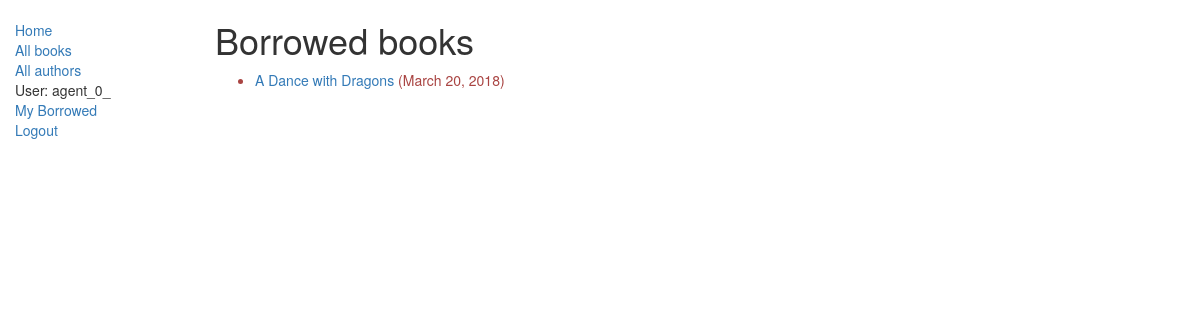
Page /catalog/mybooks/ (signed in) on the earlier database version.
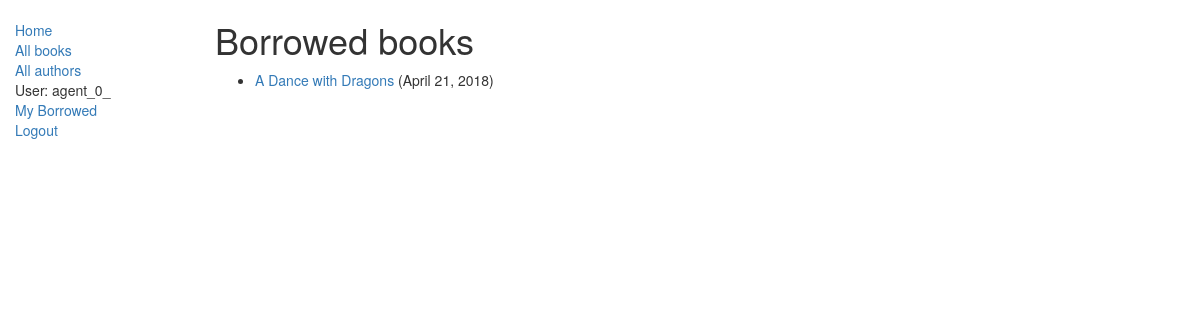
Same page on the later database version.
### catalog/models.py (models this page shows, shortened)
class BookInstance(models.Model):
    LOAN_STATUS = (
        ('m', 'Maintenance'),
        ('o', 'On loan'),
        ('a', 'Available'),
        ('r', 'Reserved'),
    )
    id = models.UUIDField(primary_key=True, default=uuid.uuid4, help_text='Unique ID for this particular book across whole library')
    book = models.ForeignKey('Book', on_delete=models.SET_NULL, null=True)
    imprint = models.CharField(max_length=200)
    due_back = models.DateField(null=True, blank=True)
    status = models.CharField(max_length=1, choices=LOAN_STATUS, blank=True, default='m', help_text='Book availability')
    borrower = models.ForeignKey(User, on_delete=models.SET_NULL, null=True, blank=True)
    class Meta:
        ordering = ["due_back"]
    @property
    def is_overdue(self):
        if self.due_back and date.today() > self.due_back:
            return True
        return False

class Book(models.Model):
    title = models.CharField(max_length=200)
    author = models.ForeignKey('Author', on_delete=models.SET_NULL, null=True)
    summary = models.TextField(max_length=1000, help_text='Enter a brief description of the book')
    isbn = models.CharField('ISBN', max_length=13, help_text='13 Character <a href="https://www.isbn-international.org/content/what-isbn">ISBN number</a>')
    genre = models.ManyToManyField(Genre, help_text='Select a genre for this book')
    def display_genre(self):
        """
        Creates a string for the Genre. This is required to display genre in Admin.
        """
        return ', '.join([ genre.name for genre in self.genre.all()[:3] ])
    display_genre.short_description = 'Genre'

### catalog/views.py (the view)
# urls.py: path('mybooks/', views.LoanedBooksByUserListView.as_view(), name='my-borrowed'),
class LoanedBooksByUserListView(LoginRequiredMixin, generic.ListView):
    model = BookInstance
    template_name = 'catalog/bookinstance_list_borrowed_user.html'
    paginate_by = 10
    def get_queryset(self):
        return BookInstance.objects.filter(borrower=self.request.user).filter(status__exact='o').order_by('due_back')

### templates/catalog/bookinstance_list_borrowed_user.html
{% extends "base_generic.html" %}
{% block content %}
    <h1>Borrowed books</h1>
    {% if bookinstance_list %}
    <ul>
      {% for bookinst in bookinstance_list %}
      <li class="{% if bookinst.is_overdue %}text-danger{% endif %}">
        <a href="{% url 'book-detail' bookinst.book.pk %}">{{bookinst.book.title}}</a> ({{ bookinst.due_back }})
      </li>
      {% endfor %}
    </ul>
    {% else %}
      <p>There are no books borrowed.</p>
    {% endif %}
{% endblock %}

### catalog/templates/base_generic.html (shortened to what this page needs)
<!DOCTYPE html>
<html lang="en">
<head>
  <link rel="stylesheet" href="https://maxcdn.bootstrapcdn.com/bootstrap/3.3.7/css/bootstrap.min.css">
  {% load static %}
  <link rel="stylesheet" href="{% static 'css/styles.css' %}">
</head>
<body>
  <div class="container-fluid">
    <div class="row">
      <div class="col-sm-2">
      {% block sidebar %}
      <ul class="sidebar-nav">
          <li><a href="{% url 'index' %}">Home</a></li>
          <li><a href="{% url 'books' %}">All books</a></li>
          <li><a href="{% url 'authors' %}">All authors</a></li>
          {% if user.is_authenticated %}
            <li>User: {{ user.get_username }}</li>
            <li><a href="{% url 'my-borrowed' %}">My Borrowed</a></li>
            <li><a href="{% url 'logout'%}?next={{request.path}}">Logout</a></li>
          {% else %}
            <li><a href="{% url 'login'%}?next={{request.path}}">Login</a></li>
          {% endif %}
      </ul>
      {% endblock %}
      </div>
      <div class="col-sm-10 ">
      {% block content %}{% endblock %}
      </div>
    </div>
  </div>
</body>
</html>

### catalog/static/css/styles.css (style rules this page uses)
.sidebar-nav { margin-top: 20px; padding: 0; list-style: none; }

Differences in the rows shown:
changed BookInstance "A Dance with Dragons": due_back "March 20, 2018" → "April 21, 2018"
